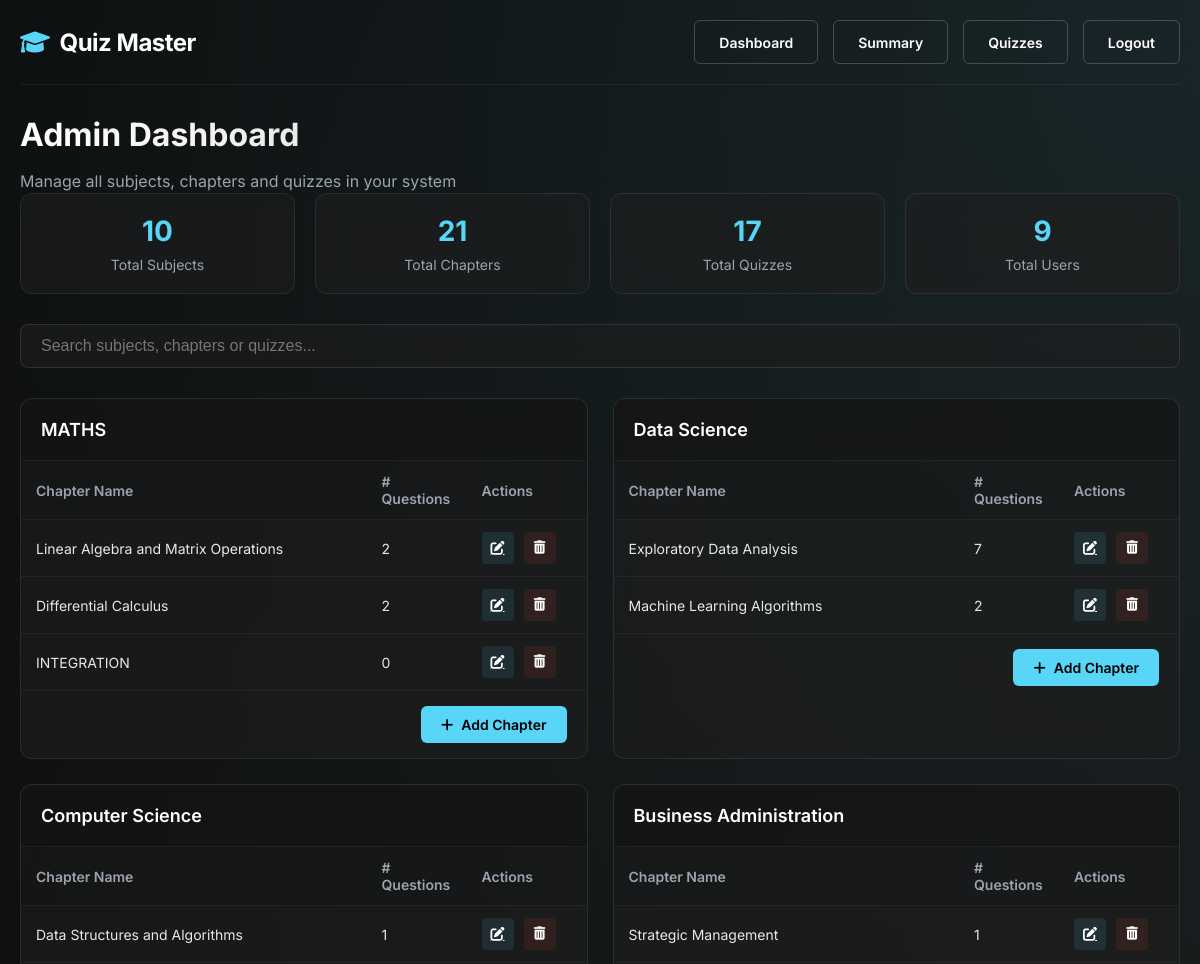
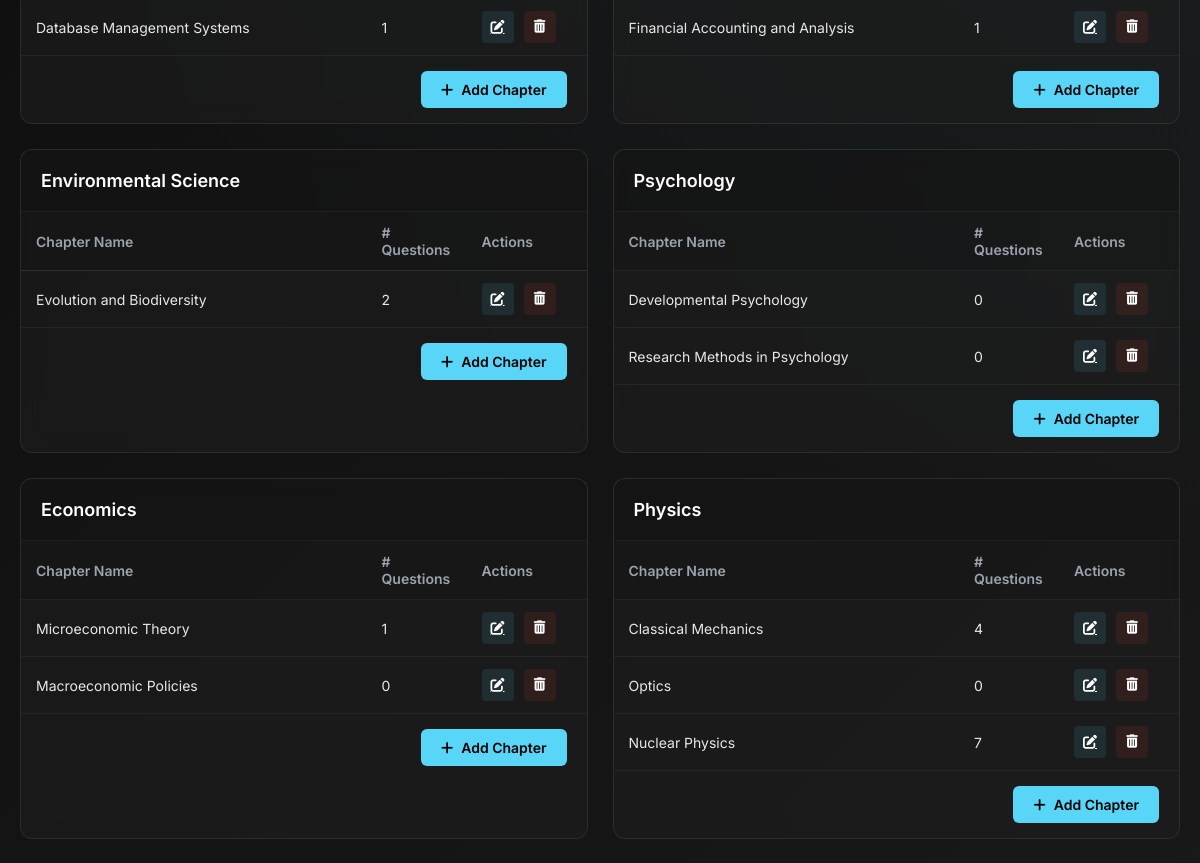
The app's page /admin/dashboard (signed in, upper part), older data (2 pictures, top to bottom).
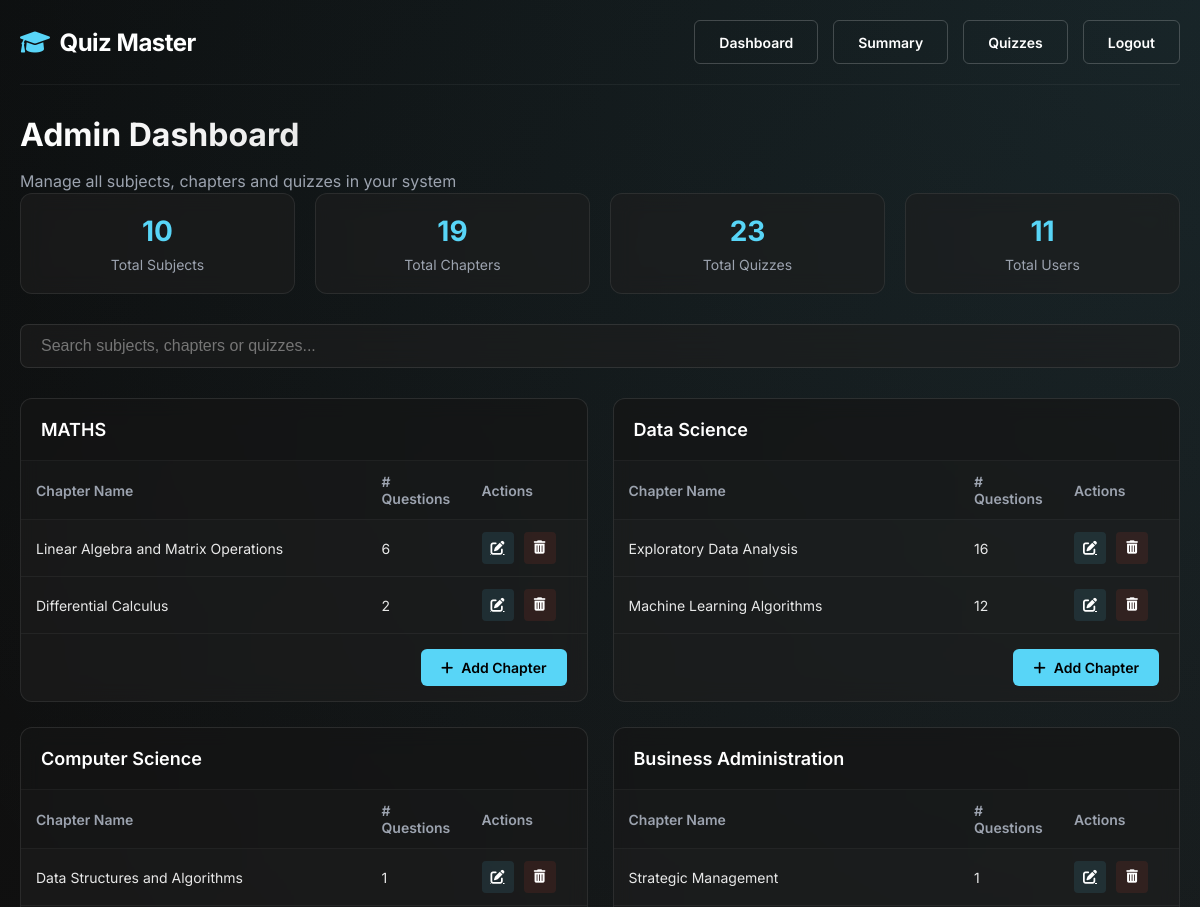
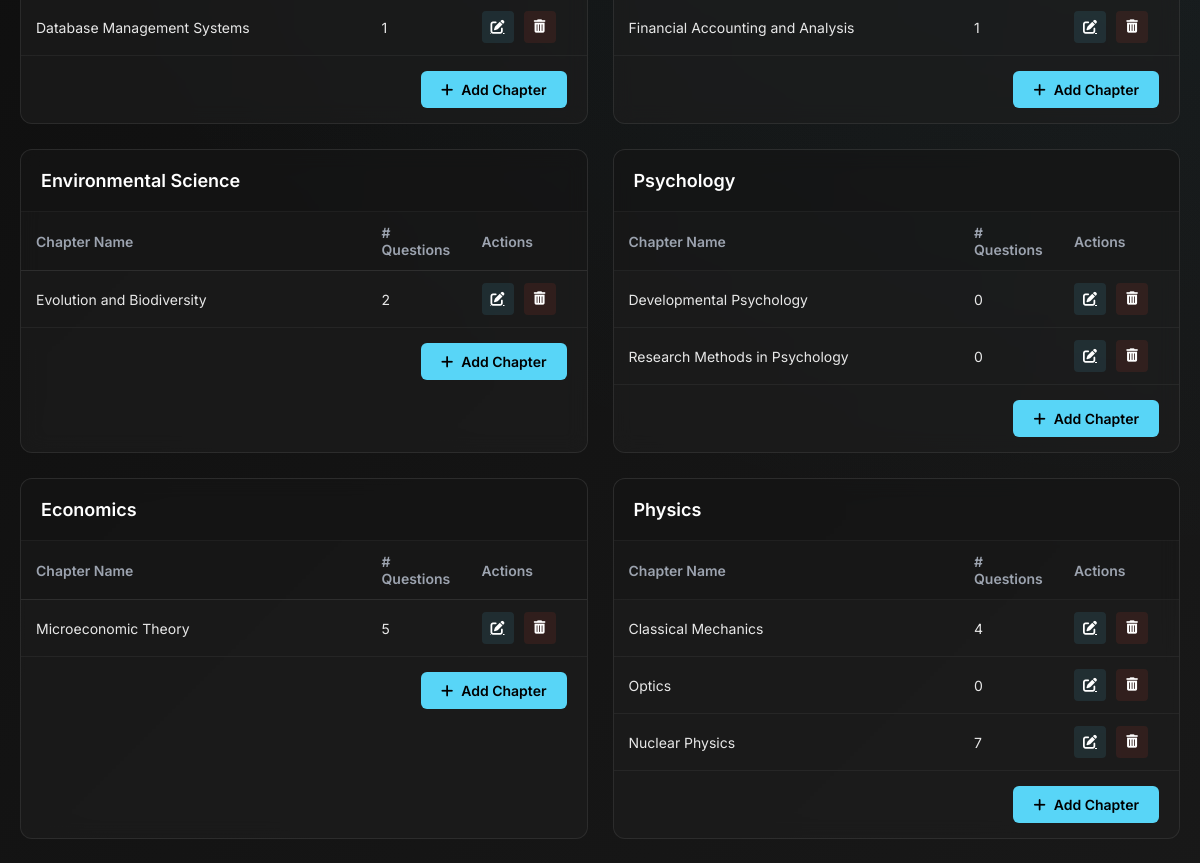
The same page, newer data (2 pictures, top to bottom).
### models.py (models this page shows, shortened)
class Subject(db.Model):
    __tablename__ = 'subjects'
    id = db.Column(db.Integer, primary_key=True)
    name = db.Column(db.String(100), nullable=False, index=True)
    description = db.Column(db.Text)
    code = db.Column(db.String(20), unique=True)
    image_path = db.Column(db.String(200))
    is_active = db.Column(db.Boolean, default=True)
    created_at = db.Column(db.DateTime, default=datetime.utcnow)
    chapters = db.relationship('Chapter', backref='subject', cascade="all, delete-orphan", lazy=True)
    user_performances = db.relationship('UserStrength', backref='subject', lazy='dynamic')

class Chapter(db.Model):
    __tablename__ = 'chapters'
    id = db.Column(db.Integer, primary_key=True)
    name = db.Column(db.String(100), nullable=False, index=True)
    subject_id = db.Column(db.Integer, db.ForeignKey('subjects.id'), nullable=False)
    description = db.Column(db.Text)
    seq_num = db.Column(db.Integer, default=0)  # For ordering chapters
    is_active = db.Column(db.Boolean, default=True)
    created_at = db.Column(db.DateTime, default=datetime.utcnow)
    quizzes = db.relationship('Quiz', backref='chapter', cascade="all, delete-orphan", lazy=True)
    user_performances = db.relationship('UserStrength', backref='chapter', lazy='dynamic')
    @property
    def questions_count(self):
        count = 0
        for quiz in self.quizzes:
            count += len(quiz.questions)
        return count

### routes.py (the view)
@app_routes.route("/admin/dashboard")
def admin_dashboard():
    if session.get("role") != "admin":
        flash("Access denied! Admins only.", "danger")
        return redirect(url_for("app_routes.login"))
    try:
        subjects = Subject.query.all()
        total_users = User.query.filter_by(role="user").count()
        total_quizzes = Quiz.query.count()
        total_questions = Question.query.count()
        avg_score_query = db.session.query(func.avg(Score.total_scored)).scalar()
        try:
            avg_score = float(avg_score_query) if avg_score_query is not None else 0.0
        except Exception as e:
            avg_score = 0.0
        return render_template(
            "admin_dashboard.html",
            subjects=subjects,
            total_users=total_users,
            total_quizzes=total_quizzes,
            total_questions=total_questions,
            avg_score=avg_score
        )
    except Exception as e:
        flash(f"Error loading dashboard: {str(e)}", "danger")
        return redirect(url_for("app_routes.login"))

### routes.py (called while the page is built)
@app_routes.context_processor
def inject_responsive_elements():
    is_mobile = request.user_agent.platform in ['android', 'iphone'] or \
                'mobile' in request.user_agent.string.lower()
    return {
        'is_mobile': is_mobile,
        'current_year': datetime.now().year
    }  # Fixed: Added missing closing brace

### templates/admin/admin_dashboard.html (shortened to what the changed rows need)
{% extends "base.html" %}
{% block content %}
<div class="dashboard-header">
    <h1 class="dashboard-title">Admin Dashboard</h1>
</div>
<div class="dashboard-metrics">
    <div class="metric-card">
        <div class="metric-value">{{ subjects|map(attribute='chapters')|map('length')|sum }}</div>
        <div class="metric-label">Total Chapters</div>
    </div>
    <div class="metric-card">
        <div class="metric-value">{{ total_quizzes if total_quizzes is defined else '0' }}</div>
        <div class="metric-label">Total Quizzes</div>
    </div>
    <div class="metric-card">
        <div class="metric-value">{{ total_users if total_users is defined else '0' }}</div>
        <div class="metric-label">Total Users</div>
    </div>
</div>
<div class="subjects-grid" id="subjects-container">
    {% if subjects %}
        {% for subject in subjects %}
        <div class="subject-card" data-subject-name="{{ subject.name.lower() }}">
            <div class="subject-header">
                <h3 class="subject-name">{{ subject.name }}</h3>
            </div>
            <div class="subject-content">
                <table class="chapter-table">
                    <thead>
                        <tr>
                            <th>Chapter Name</th>
                            <th style="width: 100px;"># Questions</th>
                            <th style="width: 120px;">Actions</th>
                        </tr>
                    </thead>
                    <tbody>
                        {% if subject.chapters %}
                            {% for chap in subject.chapters %}
                            <tr class="chapter-row" data-chapter-name="{{ chap.name.lower() }}">
                                <td>{{ chap.name }}</td>
                                <td>{{ chap.questions_count if chap.questions_count is defined else 0 }}</td>
                                <td>
                                    <div class="actions-container">
                                        <a href="{{ url_for('app_routes.edit_chapter', chapter_id=chap.id) }}" class="btn-icon btn-edit" title="Edit Chapter">
                                            <i class="fas fa-edit"></i>
                                        </a>
                                        <form method="POST" action="{{ url_for('app_routes.delete_chapter', chapter_id=chap.id) }}" class="d-inline">
                                            <button class="btn-icon btn-delete" type="submit" title="Delete Chapter" onclick="return confirm('Are you sure you want to delete this chapter?');">
                                                <i class="fas fa-trash-alt"></i>
                                            </button>
                                        </form>
                                    </div>
                                </td>
                            </tr>
                            {% endfor %}
                        {% else %}
                            <tr>
                                <td colspan="3" class="text-center">No chapters available for this subject</td>
                            </tr>
                        {% endif %}
                    </tbody>
                </table>
            </div>
            <div class="subject-footer">
                <a href="{{ url_for('app_routes.add_chapter') }}?subject_id={{ subject.id }}" class="action-btn">
                    <i class="fas fa-plus"></i> Add Chapter
                </a>
            </div>
        </div>
        {% endfor %}
    {% else %}
        <div class="empty-state">
            <div style="font-size: 48px; margin-bottom: 20px;">📚</div>
            <p>No subjects have been added yet.</p>
            <p>Start by adding your first subject!</p>
        </div>
    {% endif %}
</div>
{% endblock %}

Row changes from the older to the newer data that the page shows:
removed Chapter: name "INTEGRATION", seq_num "0", shown under Subject "MATHS"
removed Chapter: name "Macroeconomic Policies", seq_num "0", shown under Subject "Economics"
computed for Chapter "Linear Algebra and Matrix Operations": questions_count "2" → "6"
computed for Chapter "Exploratory Data Analysis": questions_count "7" → "16"
computed for Chapter "Machine Learning Algorithms": subject "2" → "12"
computed for Chapter "Microeconomic Theory": is_active "1" → "5"
Text that changed along with them:
{{ subjects|map(attribute='chapters')|map('length')|sum }}: "21" → "19"
{{ total_quizzes if total_quizzes is defined else '0' }}: "17" → "23"
{{ total_users if total_users is defined else '0' }}: "9" → "11"
